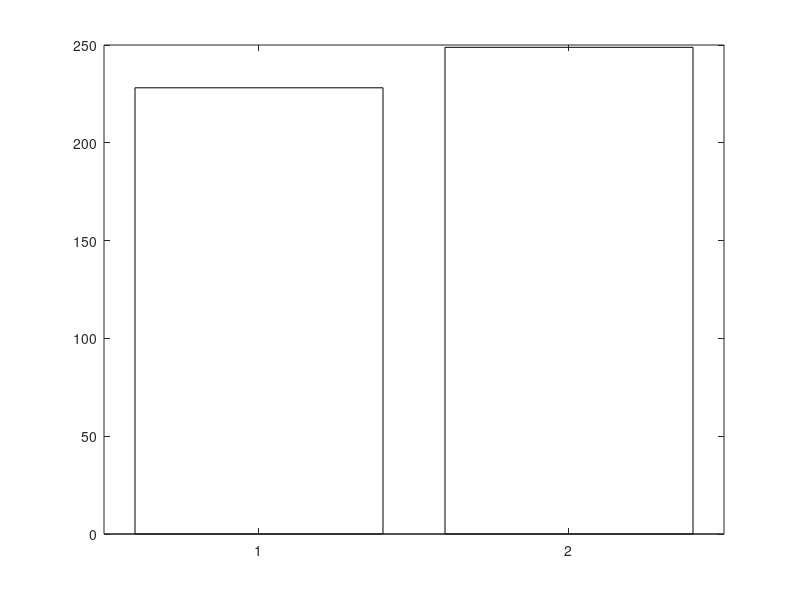

Source code (MATLAB): (Note: this script raises an error after producing the figure.)
% Clear previous data and close all figures
close all;
clear;
clc;

% Given data
U_murs1 = 0.38; % Coefficient de transmission thermique (W/m².K)
U_murs2 = 0.38;
U_vitres = 2.70;

A_fenetres = 137.72; % Surface des fenêtres (m²)
A_mur1 = 217.73;
A_mur2 = A_mur1;

U_tt = 0.79; % Ponts thermiques toiture terrases
U_pii = 0.99; % Ponts thermiques planchers intermédiaires intérieurs
U_pie = 0.07; % Ponts thermiques planchers intermédiaires extérieurs
U_amei = 0.03; % Ponts thermiques angles murs extérieurs intérieurs
U_amee = 0.015; % Ponts thermiques angles murs extérieurs extérieurs

V = 4.31; % débit d'air de la CTA (m^3/s)
rau = 1.2; % kg/m^3
cp = 1005; % J/(kg.dT)

T_ref = 17;
T_reelle = [6.5, 7.5, 10, 11.5, 16.1, 22.4, 21.2, 20.9, 21.4, 15.6, 9.8, 8.1];

Q_murs1 = U_murs1 * A_mur1 * max(0, (T_ref - T_reelle));
Q_murs2 = U_murs2 * A_mur2 * max(0, (T_ref - T_reelle));
Q_fenetres = U_vitres * A_fenetres * max(0, (T_ref - T_reelle));

Q_ponts = 2 * (48.06 + 23.03) * (U_tt + U_pii + U_pie + U_amei + U_amee) * max(0, (T_ref - T_reelle));

Q_CTA = V * rau * cp * max(0, (T_ref - T_reelle));

Q_total = Q_murs1 + Q_murs2 + Q_fenetres + Q_ponts + Q_CTA; % Puissance (W)

Q = Q_total / 1000; % Puissance (kW)

heures = 24;
mois = [31, 28, 31, 30, 31, 30, 31, 31, 30, 31, 30, 31]; % Nombre de jours par mois
efficacite = 0.89; % Efficacité du système de chauffage

E_quotidienne = Q * heures; % Energie (kWh)

E_mensuelle = E_quotidienne .* mois; % Energie (kWh)

E_mensuelle = E_mensuelle / efficacite;

E_mensuelle = E_mensuelle / 1000; % Energie (MWh)

E_annuelle_simulation = sum(E_mensuelle);

chauffage_reel_2023 = 14.89 / 100 * [277000, 228000, 177000, 203000, 41000, 15000, 0, 0, 38000, 56000, 240000, 257000];

E_reelle = chauffage_reel_2023 / 1000; % Energie (MWh)

E_annuelle_reelle = sum(E_reelle);

% Create a bar plot for annual consumption
figure;
b = bar([1 2], [E_annuelle_reelle, E_annuelle_simulation], 'FaceColor', 'flat');
b.CData(1, :) = [0 0.4470 0.7410]; % Blue color for real consumption
b.CData(2, :) = [0.8500 0.3250 0.0980]; % Orange color for simulated consumption
set(gca, 'XTickLabel', {'Réelle', 'Simulation'});
ylabel('Consommation annuelle (MWh)');
ylim([0,275])
title('Consommation énergétique annuelle en 2023');

% Add values on top of bars
xtips1 = b(1).XEndPoints;
ytips1 = b(1).YEndPoints;
labels1 = string(b(1).YData);
text(xtips1, ytips1, labels1, 'VerticalAlignment', 'bottom', 'HorizontalAlignment', 'center');
